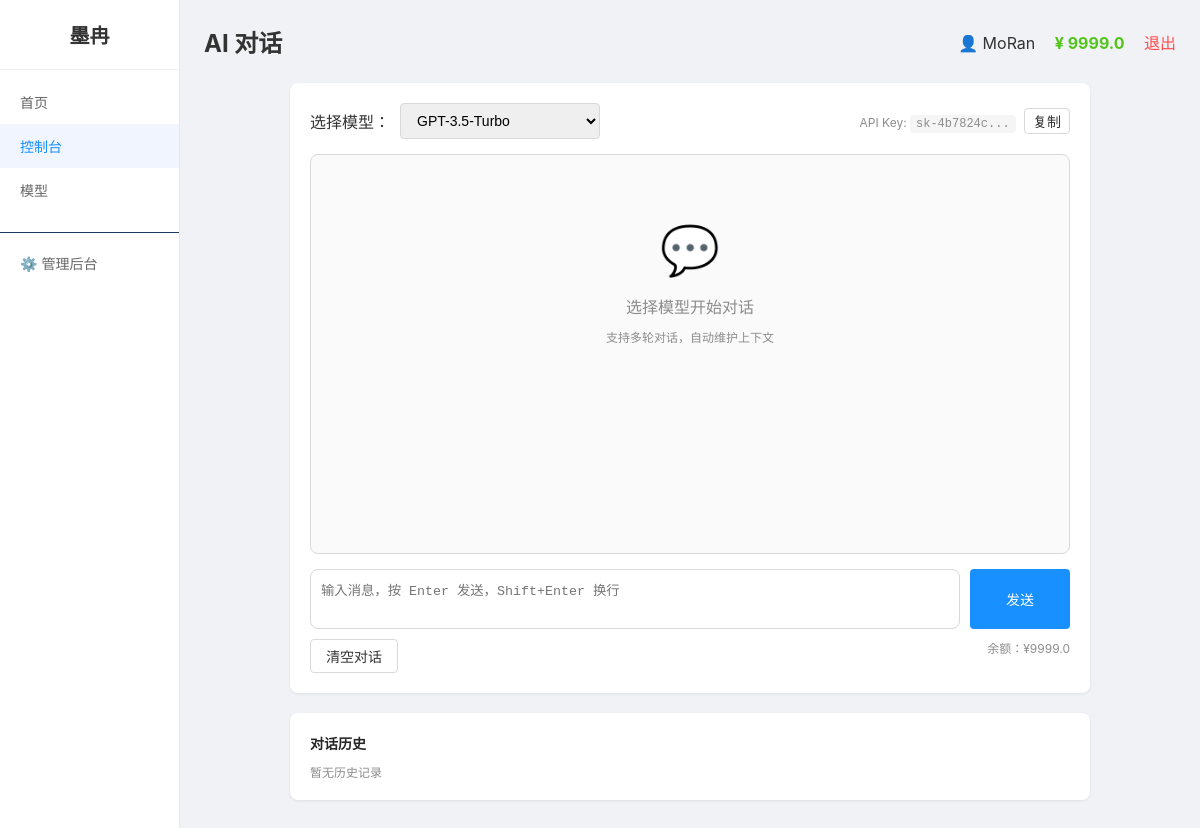
The page /chat (signed in) on the database its author committed.
### tables this page shows
CREATE TABLE users
                 (id INTEGER PRIMARY KEY AUTOINCREMENT,
                  username TEXT UNIQUE NOT NULL,
                  password TEXT NOT NULL,
                  balance REAL DEFAULT 0,
                  is_admin INTEGER DEFAULT 0,
                  status INTEGER DEFAULT 1,
                  created_at TEXT);

CREATE TABLE api_keys
                 (id INTEGER PRIMARY KEY AUTOINCREMENT,
                  user_id INTEGER NOT NULL,
                  key TEXT UNIQUE NOT NULL,
                  name TEXT DEFAULT '默认密钥',
                  status INTEGER DEFAULT 1,
                  created_at TEXT);

### app.py (the view)
@app.route('/chat')
@login_required
def chat_page():
    user = get_user()
    conn = get_db()
    if USE_POSTGRES:
        models = fetch_all(conn, "SELECT * FROM models WHERE status = 1 ORDER BY sort ASC")
        api_key = fetch_one(conn, "SELECT * FROM api_keys WHERE user_id = %s AND status = 1 ORDER BY id DESC LIMIT 1", (session['user_id'],))
    else:
        models = fetch_all(conn, "SELECT * FROM models WHERE status = 1 ORDER BY sort ASC")
        api_key = fetch_one(conn, "SELECT * FROM api_keys WHERE user_id = ? AND status = 1 ORDER BY id DESC LIMIT 1", (session['user_id'],))
    conn.close()
    selected_model = request.args.get('model', models[0]['name'] if models else 'gpt-3.5-turbo')
    conversation_id = request.args.get('conversation_id', '')
    return render_template('chat.html',
                           page_title='AI 对话',
                           user=user,
                           menu_items=MENU_ITEMS,
                           active_menu='chat',
                           models=models,
                           selected_model=selected_model,
                           api_key=api_key['key'] if api_key else '',
                           conversation_id=conversation_id)

### app.py (called while the page is built)
def get_db():
    if USE_POSTGRES:
        if not PSYCOPG2_AVAILABLE:
            raise RuntimeError("PostgreSQL 数据库需要 psycopg2 库，请安装: pip install psycopg2-binary")
        conn = psycopg2.connect(DATABASE_URL)
        conn.autocommit = False
        return conn
    else:
        import sqlite3
        db_path = os.environ.get('DATABASE_PATH', os.path.join(os.path.dirname(os.path.abspath(__file__)), 'platform.db'))
        conn = sqlite3.connect(db_path)
        conn.row_factory = sqlite3.Row
        return conn

def get_user():
    if 'user_id' not in session:
        return None
    conn = get_db()
    if USE_POSTGRES:
        cursor = conn.cursor(cursor_factory=RealDictCursor)
        cursor.execute("SELECT * FROM users WHERE id = %s", (session['user_id'],))
        user = cursor.fetchone()
        cursor.close()
    else:
        cursor = conn.cursor()
        cursor.execute("SELECT * FROM users WHERE id = ?", (session['user_id'],))
        row = cursor.fetchone()
        cursor.close()
        if row:
            columns = [desc[0] for desc in cursor.description]
            user = dict(zip(columns, row))
        else:
            user = None
    conn.close()
    return user

def login_required(f):
    @wraps(f)
    def decorated_function(*args, **kwargs):
        if 'user_id' not in session:
            return redirect('/login')
        return f(*args, **kwargs)
    return decorated_function

def fetch_all(conn, query, params=None):
    if USE_POSTGRES:
        cursor = conn.cursor(cursor_factory=RealDictCursor)
        cursor.execute(query, params or ())
        results = cursor.fetchall()
        cursor.close()
        return results
    else:
        cursor = conn.cursor()
        cursor.execute(query, params or ())
        rows = cursor.fetchall()
        columns = [desc[0] for desc in cursor.description]
        results = [dict(zip(columns, row)) for row in rows]
        cursor.close()
        return results

### templates/chat.html (shortened to what this page needs)
{% extends "base.html" %}
{% block content %}
<div class="chat-container">
    <div class="card">
        <div class="model-selector">
            <label>选择模型：</label>
            <select id="modelSelect" onchange="changeModel()">
                {% for m in models %}
                <option value="{{ m.name }}" {% if m.name == selected_model %}selected{% endif %}>{{ m.display_name or m.name }}</option>
                {% endfor %}
            </select>
            <span style="margin-left:auto;color:#8c8c8c;font-size:12px">
                API Key: <code id="apiKeyDisplay">{{ api_key[:10] }}...</code>
                <button class="btn btn-default" style="padding:2px 8px;margin-left:5px" onclick="copyApiKey()">复制</button>
            </span>
        </div>
        <div class="chat-messages" id="chatMessages">
            <div style="text-align:center;color:#8c8c8c;padding:50px 20px">
                <div style="font-size:48px;margin-bottom:15px">💬</div>
                <p>选择模型开始对话</p>
                <p style="font-size:12px;margin-top:10px">支持多轮对话，自动维护上下文</p>
            </div>
        </div>
        <div class="chat-input-area">
            <textarea id="userInput" placeholder="输入消息，按 Enter 发送，Shift+Enter 换行" onkeydown="handleKeydown(event)"></textarea>
            <button class="btn btn-primary" style="width:100px" onclick="sendMessage()">发送</button>
        </div>
        <div style="display:flex;justify-content:space-between;margin-top:10px">
            <button class="btn btn-default" onclick="clearChat()">清空对话</button>
            <span style="color:#8c8c8c;font-size:12px">余额：¥{{ (user.balance|round(2)) if user else 0 }}</span>
        </div>
    </div>
    <div class="card" style="margin-top:15px">
        <h3 style="font-size:14px;margin-bottom:10px">对话历史</h3>
        <div id="historyList" style="max-height:200px;overflow-y:auto">
            <p style="color:#8c8c8c;font-size:12px">暂无历史记录</p>
        </div>
    </div>
</div>
{% endblock %}

### templates/base.html (shortened to what this page needs)
<!DOCTYPE html>
<html>
<head>
</head>
<body>
    <div class="layout">
        <div class="sidebar">
            <h2>墨冉</h2>
            {% for key, name, url in menu_items %}
                <a href="{{ url }}" class="menu-item {{ 'active' if active_menu == key else '' }}">{{ name }}</a>
            {% endfor %}
            {% if user and user.is_admin %}
                <a href="/admin" class="menu-item" style="margin-top:20px;border-top:1px solid #1f3a5f;padding-top:20px">⚙️ 管理后台</a>
            {% endif %}
        </div>
        <div class="main">
            <div class="header">
                <h2>{{ page_title }}</h2>
                <div>
                    <span>👤 {{ user.username if user else '未登录' }}</span>
                <span style="margin-left:15px;color:#52c41a;font-weight:bold">¥ {{ (user.balance|round(2)) if user else 0 }}</span>
                    <a href="/logout" class="logout">退出</a>
                </div>
            </div>
            {% block content %}{% endblock %}
        </div>
    </div>
</body>
</html>

### templates/base.html (style rules this page uses)
* { margin:0;padding:0;box-sizing:border-box }
body { font-family:-apple-system,BlinkMacSystemFont,'Segoe UI',Roboto,sans-serif;background:#f0f2f5;min-height:100vh;color:#333 }
.layout { display:flex;min-height:100vh }
.sidebar { width:180px;background:#ffffff;border-right:1px solid #e8e8e8;padding:20px 0;flex-shrink:0 }
.sidebar h2 { text-align:center;padding:0 20px 20px;border-bottom:1px solid #f0f0f0;margin-bottom:10px;color:#333;font-size:20px }
.menu-item { display:block;padding:12px 20px;color:#666;text-decoration:none;transition:all 0.2s;font-size:14px }
.menu-item:hover,.menu-item.active { background:#f0f5ff;color:#1890ff }
.main { flex:1;padding:24px;overflow-y:auto }
.header { display:flex;justify-content:space-between;align-items:center;margin-bottom:24px }
.card { background:white;border-radius:8px;padding:20px;box-shadow:0 1px 3px rgba(0,0,0,0.08);margin-bottom:20px }
.card h3 { margin-bottom:15px;color:#262626 }
.btn { padding:6px 15px;border-radius:4px;border:none;cursor:pointer;font-size:14px;display:inline-block;text-decoration:none }
.btn-primary { background:#1890ff;color:white }
.btn-default { background:#fff;border:1px solid #d9d9d9;color:#333 }
input,select { padding:8px 12px;border:1px solid #d9d9d9;border-radius:4px;font-size:14px;outline:none }
.logout { color:#ff4d4f;text-decoration:none;margin-left:15px }
code { background:#f5f5f5;padding:2px 6px;border-radius:4px;font-family:monospace }
.chat-container { max-width:800px;margin:0 auto }
.chat-messages { height:400px;overflow-y:auto;border:1px solid #d9d9d9;border-radius:8px;padding:15px;background:#fafafa;margin-bottom:15px }
.chat-input-area { display:flex;gap:10px }
.chat-input-area textarea { flex:1;padding:10px;border:1px solid #d9d9d9;border-radius:8px;resize:none;height:60px }
.model-selector { display:flex;align-items:center;gap:10px;margin-bottom:15px }
.model-selector select { min-width:200px }

### rows shown on the page
users: username "MoRan", balance "9999.0"
api_keys: key "sk-4b7824c"

### other values the page prints
{{ name }} "首页" "控制台" "模型"
{{ page_title }} "AI 对话"
form field value "GPT-3.5-Turbo"
